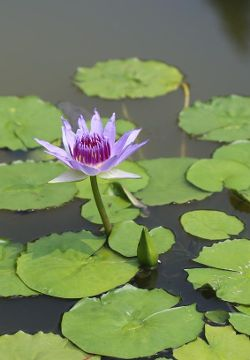
#> input picture resources/ex1.jpg, 250 x 360 px, found by its file name
$ python transformation.py
#> lines starting #> are read from the running program, lines starting #| are printed output that depends on the picture
import cv2
import numpy as np

img_path = 'resources/ex1.jpg'

img = cv2.imread(img_path)
#> img is the input picture: shape (360, 250, 3); mean B, G, R 90.7, 133.7, 118.2
height, width, _ = img.shape
#> height = 360; width = 250
green_img = img[:, :, 1]
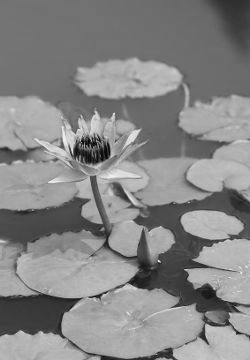
#> green_img: shape (360, 250); min 0, max 245, mean 133.7

# [38 lines of commented-out code are left out]

B, G, R = cv2.split(img)
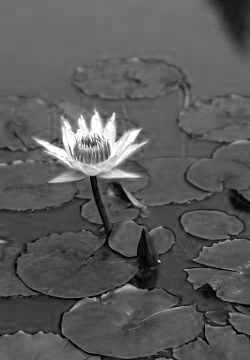
#> B: shape (360, 250); min 0, max 255, mean 90.7
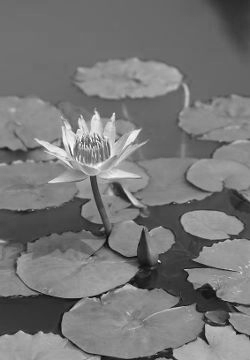
#> R: shape (360, 250); min 0, max 255, mean 118.2
m = np.zeros((height, width), dtype='uint8')
merged1 = cv2.merge([B, m, m])
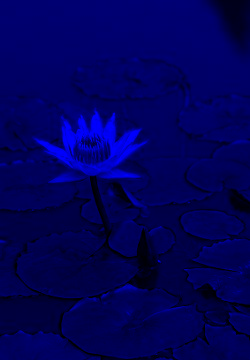
#> merged1: shape (360, 250, 3); mean of channels 0, 1, 2 90.7, 0, 0; drawn as B, G, R
merged2 = cv2.merge([m, G, m])
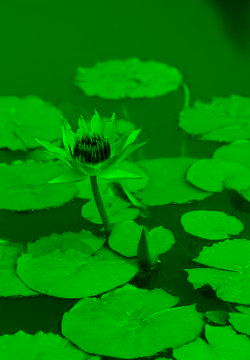
#> merged2: shape (360, 250, 3); mean of channels 0, 1, 2 0, 133.7, 0; drawn as B, G, R
merged3 = cv2.merge([m, m, R])
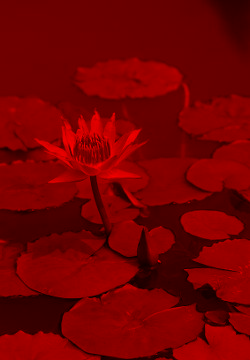
#> merged3: shape (360, 250, 3); mean of channels 0, 1, 2 0, 0, 118.2; drawn as B, G, R

cv2.imshow('Blue', merged1)
cv2.imshow('Green', merged2)
cv2.imshow('Red', merged3)


cv2.waitKey(0)
#morphological operations 4 func
